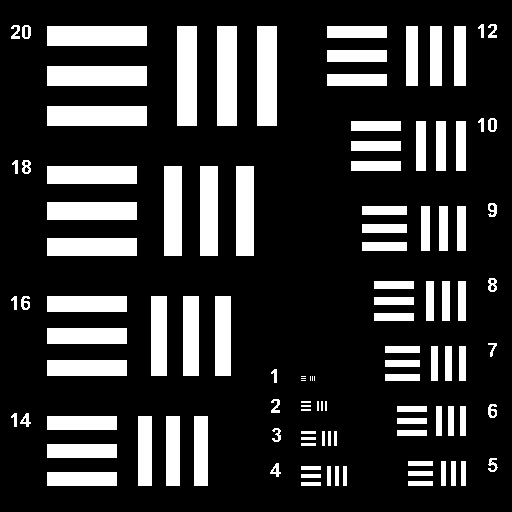
%> input picture Other/TPWFP/data_source/usaf512.png, 512 x 512 px
$ octave Demo.m   (GNU Octave 9; MATLAB toolbox functions it lacks are replaced by stand-ins)
%> lines starting %> are read from the running program, lines starting %| are printed output that depends on the picture; in (x1, y1, x2, y2) boxes, pixels count from 0 and x2, y2 are one past the last pixel; in counts of white or black regions, pixels touching at a corner belong together; the program's own positions count from 1
### Other/TPWFP/code_source/fun_FPM_Capture.m
function [sample, f_sample, im_capture, fprob_real, fprob_save, dkx, dky, kx, ky, Masks] = fun_FPM_Capture(samplename, noise, n, M_factor, fprob_flag, inputImagefolder)
%> called with n = 512, M_factor = 8, fprob_flag = 0, inputImagefolder = 'C:/Users/John/Desktop/TPWFP/inputImages'
%%%%%%%%%%%%%%%%%%%%%%%%%%%%%%%%%%%%%%%%%%%%%%%%%%%%%%%%%%%%%%%%%%%%%%%%%%%
% By Liheng Bian, Jan. 5th, 2016
% Thanks to Xiaoze Ou for offering code samples.

% Inputs:
% samplename.amplitude: amplitude image name
% samplename.phase: phase image name or 0
% noise.type: corrupted noise type
% noise.variance: variance of the noise
% n: pixels of high resolution image
% M_factor: magnification factor of the microscope imaging system
% fprob_flag: if use aberrant pupil function to generate LR images (0: no; 1: yes)

% Outputs:
% sample: high resolution sample
% f_sample: spatial spectrum of the sample
% im_capture: simulated FPM captured low resolution images
% fprob_real: utilized pupil function to capture images
% fprob_save: ideal pupil function (all ones inside the NA circle and all zeros outside the circle)
% dkx, dky: 2*pi/(psize*n)
% kx, ky: wave vectors 2pi/lambda*sin(theta)
% Masks: locations of the first pixel of each camptured images in Fourier space
%%%%%%%%%%%%%%%%%%%%%%%%%%%%%%%%%%%%%%%%%%%%%%%%%%%%%%%%%%%%%%%%%%%%%%%%%%%

%% load images
modulus = imresize(im2double(imread(samplename.amplitude)), [n n]);
%> modulus: size 512x512 double; values 0 (black) and 1 (white), 20.1% white; 111 white regions (6 under 20 px), largest, box (x1, y1, x2, y2) and area: (47, 26, 147, 46) 2000, (177, 26, 197, 126) 2000, (217, 26, 237, 126) 2000
if samplename.phase == 0
    phase = zeros([n, n]);
else
    phase = imresize(im2double(imread(samplename.phase)), [n n]);
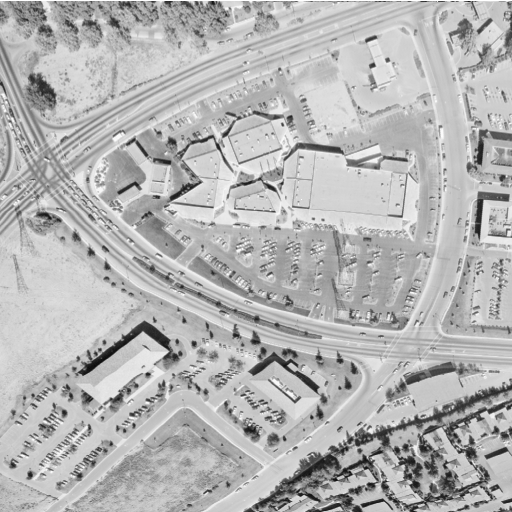
%> input picture Other/TPWFP/data_source/Map_512.tiff, 512 x 512 px
%> phase: size 512x512 double; min 0.0471, max 1, mean 0.708
    phase = phase - min(min(phase));
    phase = phase/max(max(phase));
    phase = (phase)*pi/2; % 0~pi/2
end
sample = modulus .* exp(1j*phase);
f_sample=fftshift(fft2(sample)); % low frequency in center

%% system parameters
LEDp = 4; % LED pitch distance, mm
H = 84.8; % height from LED to sample, mm
wlength = 0.625e-6; % wavelength of red light, m
NA = 0.08; % numerical aperture of the objective
psize = 0.2e-6; % pixel size in the reconstructed image, m
FOV = psize*n;
disp(['FOV = ',num2str(FOV/1e-6), ' um']);

snum = 7; % half LED numbers
snum = 2; % half LED numbers

%% calculate kx, ky for each LED (center (0,0))
centerx=0;centery=0;
xlocation=zeros(1,(2*snum+1)^2);
ylocation=zeros(1,(2*snum+1)^2);
% lightupseq=gseq(2*snum+1)-0.01;  % special light up sequence
lightupseq=(1:(2*snum+1)^2)-0.01;  % simple linear light up sequence

for tt=1:(2*snum+1)^2
    xi=centerx-snum+round(mod(lightupseq(1,tt),2*snum+1))-1;
    yi=centery-snum+floor(lightupseq(1,tt)/(2*snum+1));
    xlocation(1,tt)=xi-centerx;
    ylocation(1,tt)=yi-centery;
end;
clear tt xi yi lightupseq
dkx=2*pi/(psize*n);
dky=2*pi/(psize*n);
kx=2*pi./wlength*(xlocation*LEDp./sqrt(xlocation.^2.*LEDp.^2 + ylocation.^2.*LEDp.^2 + H.^2)); % kx = 2pi/lambda*sin(theta)   pixel shift = psize*n/lambda*sin(theta)
ky=2*pi./wlength*(ylocation*LEDp./sqrt(xlocation.^2.*LEDp.^2 + ylocation.^2.*LEDp.^2 + H.^2));

tempkx = kx;
tempky = ky;
tempkx(abs(kx)>3.152e6 | abs(ky)>3.152e6) = [];
tempky(abs(kx)>3.152e6 | abs(ky)>3.152e6) = [];
kx = tempkx;
ky = tempky;

L = length(kx);

%% capture low resolution images
NAfil=round(NA*(1/wlength)*n*psize); % pixel number of the radius in NA
mask=zeros(n,n);
[km, kn]=meshgrid(1:n,1:n);
mask((((km-n/2)/NAfil).^2+((kn-n/2)/NAfil).^2)<1)=1;
fprob_save=mask;

if fprob_flag == 1
    % use 5 orders of Zernike polynomials to simulate aberrant pupil function
    def=0.1;ax=-0.21;ay=0.13;cx=0.0;cy=0.0;
    zn=def*gzn(n,NAfil*2,0,2)+ax*gzn(n,NAfil*2,2,2)...
        +ay*gzn(n,NAfil*2,-2,2)+cx*gzn(n,NAfil*2,1,3)...
        +cy*gzn(n,NAfil*2,-1,3);
    fprob_real=mask.*exp(pi*1j.*zn);
else
    fprob_real = mask;
end

hwidth = n/M_factor/2;

Masks = zeros([L,2]);
for i = 1:size(kx,2)
    Masks(i,1) = n/2+round(kx(1,i)/dkx)-hwidth+1;
    Masks(i,2) = n/2+round(ky(1,i)/dky)-hwidth+1;
end
fmaskpro = fprob_real(n/2-hwidth+1:n/2+hwidth,n/2-hwidth+1:n/2+hwidth);
im_capture = fun_A_Real(f_sample, Masks, n/M_factor, n/M_factor, fmaskpro);
im_capture = abs(im_capture).^2;

%% add noise
if strcmp(noise.type, 'gaussian')
    im_capture=max(max(max(im_capture))) .* imnoise(im_capture/max(max(max(im_capture))),'gaussian', 0, noise.variance);
elseif strcmp(noise.type, 'speckle')
    im_capture=max(max(max(im_capture))) .* imnoise(im_capture/max(max(max(im_capture))),'speckle', noise.variance);
elseif strcmp(noise.type, 'pupillocation')
    limit = 0;
    Masks_noise = Masks;
    Masks_noise(limit:L,:) = round(Masks(limit:L,:) + randn(size(Masks(limit:L,:)))*sqrt(noise.variance));
    im_capture = A_Function_Real(f_sample, Masks_noise, n/M_factor, n/M_factor, fmaskpro);
    im_capture = abs(im_capture).^2;
end


for i = 1: size(im_capture,3)
	filename = sprintf('/capture_%03d.tif',i);
	imwrite(uint16((2^16-1)*(im_capture(:,:,i))),[inputImagefolder filename],'tif');
end

### Other/TPWFP/code_source/fun_A_Real.m
function [xx_c] = fun_A_Real(xx, Masks, n1_LR, n2_LR, fmaskpro)
%> called with n1_LR = 64, n2_LR = 64
%%%%%%%%%%%%%%%%%%%%%%%%%%%%%%%%%%%%%%%%%%%%%%%%%%%%%%%%%%%%%%%%%%%%%%%%%%%
% By Liheng Bian, Dec 20th, 2015.
% This function operates the linear transform 'A' on the signal (xx_c = A*xx, Y = |xx_c|^2)

% Inputs:
% xx: n1 * n2, original signal (HR spatial spectrum)
% Masks: L * 2 (each row indicates the location of the left-upper pixel of the LR image in Fourier space)
% n1_LR, n2_LR: pixels in each dimension of the low resolution images
% fmaskpro: pupil function

% Outputs:
% xx_c: n1_LR * n2_LR * L, sampling output (without abs)
%%%%%%%%%%%%%%%%%%%%%%%%%%%%%%%%%%%%%%%%%%%%%%%%%%%%%%%%%%%%%%%%%%%%%%%%%%%
L = size(Masks,1);
[n1, n2] = size(xx);
%> n1 = 512; n2 = 512

xx_c = zeros(n1_LR,n2_LR,L);

for k = 1:L
    index_x = Masks(k,1);
    index_y = Masks(k,2);
    xx_c(:,:,k) = xx(index_x:index_x+n1_LR-1 ,index_y:index_y+n2_LR-1); % low frequency in center
    xx_c(:,:,k) = xx_c(:,:,k) .* fmaskpro;
    xx_c(:,:,k) = xx_c(:,:,k) * n1_LR*n2_LR/n1/n2; % solve scaling problem by Mfactor
end

xx_c = ifftshift(xx_c,1);
xx_c = ifftshift(xx_c,2); % high frequency in center
xx_c = ifft2( xx_c );

end

### Other/TPWFP/code_source/fun_TPWFP_Real.m
function [z_ini, z, im_r, Relerrs] = fun_TPWFP_Real(y, Params, A, At, Masks, n1_LR, n2_LR, ini_flag, newfolder, save_sep, fmaskpro, z_groundtruth, displayflag)
%%%%%%%%%%%%%%%%%%%%%%%%%%%%%%%%%%%%%%%%%%%%%%%%%%%%%%%%%%%%%%%%%%%%%%%%%%%
% By Liheng Bian, Jan. 5th, 2016
% Adapted from the code samples from http://web.stanford.edu/~yxchen/TWF/code.html

% Inputs:
% y: captured low resolution images
% Params: algorithm parameters
% Masks: L * 2 (each row indicates the location of the left-upper pixel of the LR image in Fourier space)
% n1_LR, n2_LR: pixels in each dimension of the low resolution images
% ini_flag: initialization flag (-1: upsample version of the Low resolution image; 0: all zeros)
% newfolder: folder to save results
% save_sep % iterations to save results
% fmaskpro: pupil function
% z_groundtruth: groundtruth of the high resolution spatial spectrum
% displayflag: if display reconstruction results

% Outputs:
% z_ini: initialization of the spatial spectrum
% z: reconstructed spatial spectrum
% im_r: reconstructed sample
% Relerrs: relative error in each iteration
%%%%%%%%%%%%%%%%%%%%%%%%%%%%%%%%%%%%%%%%%%%%%%%%%%%%%%%%%%%%%%%%%%%%%%%%%%%

%% Initialization
newfolder = [newfolder '/TPWFP_ah_' num2str(Params.alpha_h) '_ini_' num2str(ini_flag)];
mkdir(newfolder);
save([newfolder '/Params.mat'],'Params');

n1 = Params.n1;
n2 = Params.n2;
L = Params.L;

if ini_flag == -1
    % find the image with largest intensity as the LR image captured under veitical light
    temp = sum(sum(y,1),2);
    lr_loc = temp == max(temp);
    z_im = sqrt( y(:,:,lr_loc) ); % take the LR image captured under veitical light as initialization
    z_im = imresize(z_im,[n1,n2]);
    z = fftshift(fft2(z_im));
elseif ini_flag == 0
    z = zeros(n1,n2);
end

z_ini = z;
im_r_ini = ifft2(ifftshift(z));

imwrite(uint8(255*(abs(im_r_ini))),[newfolder '/amp_000.jpg'],'jpg');
imwrite(uint8(255*(im_r_ini/max(max(im_r_ini)))),[newfolder '/amp_norm_000.jpg'],'jpg');

if exist('z_groundtruth','var')
    Relerrs = zeros([1+Params.T,1]);
    Relerrs(1) = norm(z_groundtruth - exp(-1i*angle(trace(z_groundtruth'*z))) * z, 'fro')/norm(z_groundtruth,'fro'); % Initial rel. error
else
    Relerrs = 0;
end

%% optimization
muf = @(t) min(1-exp(-t/Params.tau0), Params.muTWF); % Schedule for step size

if exist('z_groundtruth','var')
    if ~exist('displayflag','var') || (exist('displayflag','var') && displayflag==1)
        gcf = figure; hold on;
        title(['Relerrs TPWFP ah ' num2str(Params.alpha_h)]);
    end
end

for t = 1: Params.T,
    grad = fun_compute_grad_TPWFP_Real(z, y, Params, A, At, Masks, n1_LR, n2_LR, fmaskpro);
    z = z - muf(t) * grad;             % Gradient update

    % save results
    if mod(t,save_sep) == 0
        im_r = abs(ifft2(ifftshift(z)));
        filename = sprintf('/amp_%03d.jpg',t);
        imwrite(uint8(255*(abs(im_r))),[newfolder filename],'jpg');
        filename = sprintf('/amp_norm_%03d.jpg',t);
        imwrite(uint8(255*(abs(im_r)/max(max(abs(im_r))))),[newfolder filename],'jpg');
        im_r = ifft2(ifftshift(z));
        im_r_ang = angle(im_r)/pi;
        im_r_ang = im_r_ang - min(min(im_r_ang));
        filename = sprintf('/phase_%03d.jpg',t);
        imwrite(uint8(255*(abs(im_r_ang)/max(max(abs(im_r_ang))))),[newfolder filename],'jpg');
        fprintf(['TPWFP ' num2str(t) '\n']);
    end

    if exist('z_groundtruth','var')
        Relerrs(1+t) = norm(z_groundtruth - exp(-1i*angle(trace(z_groundtruth'*z))) * z, 'fro')/norm(z_groundtruth,'fro'); % Initial rel. error
        if ~exist('displayflag','var') || (exist('displayflag','var') && displayflag==1)
            set(groot,'CurrentFigure',gcf); plot(Relerrs(1:1+t));
            pause(0.01);
        end
    end

end

if exist('z_groundtruth','var')
    Relerrs_TPWFP = Relerrs;
    save([newfolder '/Relerrs_TPWFP.mat'],'Relerrs_TPWFP');
    if ~exist('displayflag','var') || (exist('displayflag','var') && displayflag==1)
        saveas(gcf, [newfolder '/Relerrs_TPWFP.fig']);
    end
end

im_r = ifft2(ifftshift(z));

### Other/TPWFP/Demo.m
%%%%%%%%%%%%%%%%%%%%%%%%%%%%%%%%%%%%%%%%%%%%%%%%%%%%%%%%%%%%%%%%%%%%%%%%%%%
% By Liheng Bian, Feb. 9th, 2016. Contact me: lihengbian@gmail.com.
% This demo does the simulation of Fourier ptychology, and use TPWFP to reconstruct the HR plural image.
% Ref: Liheng Bian et al., "Fourier ptychographic reconstruction using
% Poisson maximum likelihood and truncated Wirtinger gradient".
%%%%%%%%%%%%%%%%%%%%%%%%%%%%%%%%%%%%%%%%%%%%%%%%%%%%%%%%%%%%%%%%%%%%%%%%%%%
clear; close all; clc;
addpath(genpath(pwd));

%% FPM simulation parameters
samplename.amplitude = 'Lena_512.png';
samplename.amplitude = 'usaf512.png';
samplename.phase = 'Map_512.tiff';

noise.type = 'gaussian';
noise.variance = 0.002^2;

n = 512; % pixels of high resolution image
M_factor=8; % magnification factor
fprob_flag = 0; % if use aberrant pupil function to generate LR images

newfolder = ['C:/Users/John/Desktop/TPWFP/data_reconstruction/Noise_' num2str(noise.type) '_' num2str(noise.variance) '_Probe_' num2str(fprob_flag) '_Amp_' samplename.amplitude '_Phase_' num2str(samplename.phase)];
mkdir(newfolder);

inputImagefolder = ['C:/Users/John/Desktop/TPWFP/inputImages'];
mkdir(inputImagefolder);


%% generate captured images
[sample, f_sample , im_capture, fprob_real, fprob_save, dkx, dky, kx, ky, Masks] = fun_FPM_Capture(samplename, noise, n, M_factor, fprob_flag, inputImagefolder);
%> the loop in fun_FPM_Capture, `for i = 1: size(im_capture,3)` made 25 passes
%> filename on passes 1 to 12: '/capture_001.tif', '/capture_002.tif', '/capture_003.tif', '/capture_004.tif', '/capture_005.tif', '/capture_006.tif', '/capture_007.tif', '/capture_008.tif', '/capture_009.tif', '/capture_010.tif', '/capture_011.tif', '/capture_012.tif'
%> pass 1, in fun_FPM_Capture, `imwrite(uint16((2^16-1)*(im_capture(:,:,i))),[inputImagefolder filenam..`:
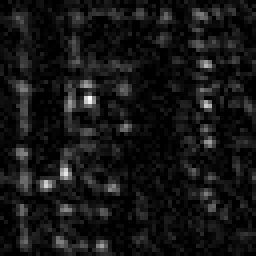
%> saved as capture_001.tif: size 64x64 uint16 (shown 4 times larger); min 0, max 2922, mean 245.6; drawn with min black and max white
%> pass 2, in fun_FPM_Capture, `imwrite(uint16((2^16-1)*(im_capture(:,:,i))),[inputImagefolder filenam..`:
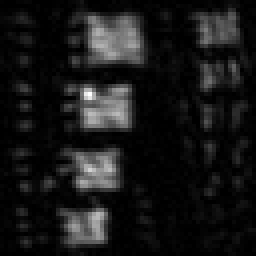
%> saved as capture_002.tif: size 64x64 uint16 (shown 4 times larger); min 0, max 13548, mean 1276.3; drawn with min black and max white
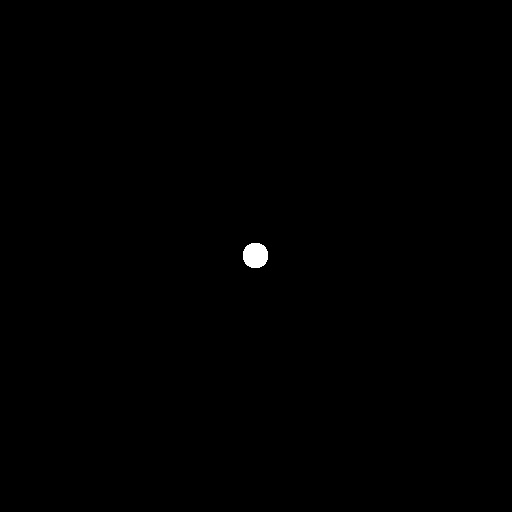
%> fprob_real: size 512x512 double; values 0 (black) and 1 (white), 0.2% white; 1 white region, box (x1, y1, x2, y2) and area: (243, 243, 268, 268) 517
%> dkx = 61359.2; dky = 61359.2; kx = 25 values, max 944212.9 at index 15, min -944212.9 at index 11, mean 0; ky = 25 values, max 944212.9 at index 23, min -944212.9 at index 3, mean -4.66e-12; Masks = 25 rows, first 12: [210 210; 217 210; 225 210; 233 210; 240 210; 210 217; 217 217; 225 217; 233 217; 240 217; 210 225; 217 225]

figure;
subplot(1,2,1),imshow(abs(sample),[]); title('groundtruth amplitude');
subplot(1,2,2),imshow(angle(sample),[]); title('groundtruth phase');
%> after `imshow(angle(sample),[])`:
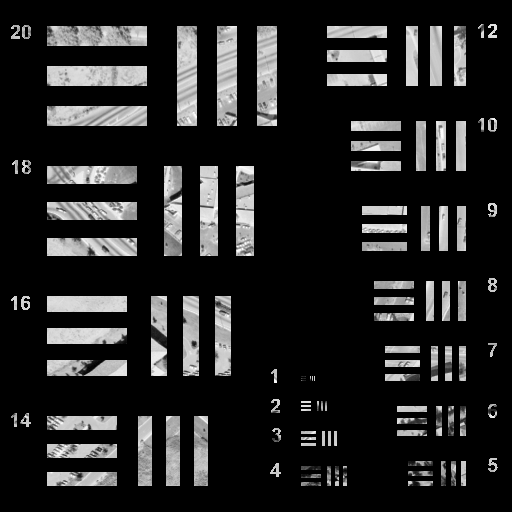
%> displayed picture: size 512x512, on the screen's scale of 0 to 255; min 0, max 255, mean 36.4


% Read images from disk
%%
imglist = dir([inputImagefolder,'/*.tif']);
fprintf(['loading the images...\n']);
count = 0;
Iall = zeros(size(im_capture));
WhichImages = 1:length(imglist);
for m = 1:length(imglist)
    if(find(WhichImages == m))
        count = count + 1;
        fprintf(['loading ',imglist(m).name, '\n']);
        fn = [inputImagefolder,'/',imglist(m).name];
        % all image data
        img = imread(fn);
        Iall(:,:,count) = img;
    end
end
im_capture = double(Iall)/(2^16-1);
fprintf(['\nfinish loading images\n']);


%%
save([newfolder '/sample.mat'],'sample');
save([newfolder '/im_capture.mat'],'im_capture');
save([newfolder '/fprob_real.mat'],'fprob_real');
save([newfolder '/fprob_save.mat'],'fprob_save');
save([newfolder '/dkx.mat'],'dkx');
save([newfolder '/dky.mat'],'dky');
save([newfolder '/kx.mat'],'kx');
save([newfolder '/ky.mat'],'ky');

imwrite(uint8(255*(abs(sample)/max(max(abs(sample))))),[newfolder '/sample_amp.jpg'],'jpg');
im_r_ang = angle(sample)/pi;
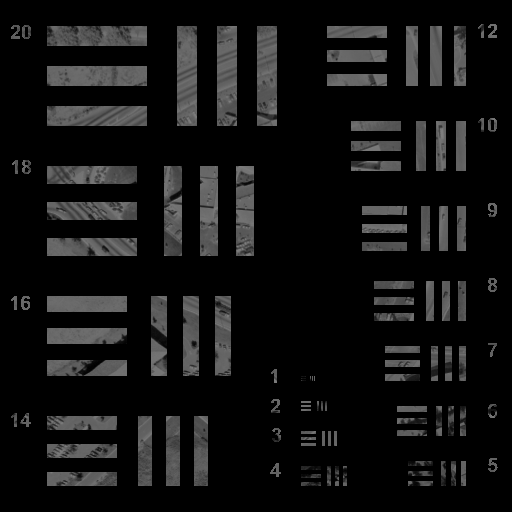
%> im_r_ang: size 512x512 double; min 0, max 0.494, mean 0.0705
im_r_ang = im_r_ang - min(min(im_r_ang));
imwrite(uint8(255*(abs(im_r_ang)/max(max(abs(im_r_ang))))),[newfolder '/sample_phase.jpg'],'jpg');

hwidth = n/M_factor/2;

if fprob_flag == 1
    temp = fprob_real(n/2-hwidth+1:n/2+hwidth,n/2-hwidth+1:n/2+hwidth);
    imwrite(uint8(255*(abs(temp)/max(max(abs(temp))))),[newfolder '/probe_real_amp.jpg'],'jpg');
    im_r_ang = angle(temp)/pi;
    im_r_ang = im_r_ang - min(min(im_r_ang));
    imwrite(uint8(255*(abs(im_r_ang)/max(max(abs(im_r_ang))))),[newfolder '/probe_real_phase.jpg'],'jpg');
end

%% TPWFP reconstruction

ini_flag = -1; % initialization flag (-1: upsample version of the Low resolution image; 0: all zeros)
save_sep_Poisson = 10; % iterations to save results

Y = im_capture;
[n1_LR, n2_LR, L] = size(Y);
%> n1_LR = 64; n2_LR = 64; L = 25
n1 = n1_LR * M_factor;
%> n1 = 512
n2 = n2_LR * M_factor;
%> n2 = 512
hwidth = n/M_factor/2;
fmaskpro = fprob_save(n/2-hwidth+1:n/2+hwidth,n/2-hwidth+1:n/2+hwidth);
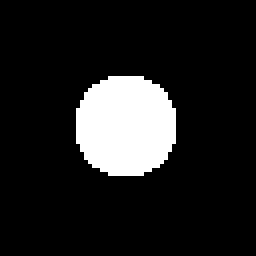
%> fmaskpro: size 64x64 double (shown 4 times larger); values 0 (black) and 1 (white), 12.6% white; 1 white region, box (x1, y1, x2, y2) and area: (19, 19, 44, 44) 517
A = @fun_A_Real;
At = @fun_At_Real;

% Set Parameters
if exist('Params')                == 0,  Params.n1          = n1;  end
%> after `Params.n1 = n1`: Params.n1 = 512
if isfield(Params, 'n2')          == 0,  Params.n2          = n2;  end             % signal dimension
%> after `Params.n2 = n2`: Params.n2 = 512
if isfield(Params, 'L')           == 0,  Params.L           = L;   end             % number of measurements
%> after `Params.L = L`: Params.L = 25
if isfield(Params, 'alpha_h')     == 0,  Params.alpha_h     = 25/8;    end
if isfield(Params, 'tau0')        == 0,  Params.tau0        = 330/8;  end     % Time constant for step size
if isfield(Params, 'muTWF')       == 0,  Params.muTWF       = 0.1/8;  end     % step size of TWF
if isfield(Params, 'T')           == 0,  Params.T           = 100;  end    	% number of iterations
if isfield(Params, 'npower_iter') == 0,  Params.npower_iter = 50;   end		% number of power iterations
Params.m = n1_LR * n2_LR * L;
%> Params.m = 102400

[z_ini, z, im_r, Relerrs_TWFP] = fun_TPWFP_Real(Y, Params, A, At, Masks, n1_LR, n2_LR, ini_flag, newfolder, save_sep_Poisson, fmaskpro, f_sample);
%> in fun_TPWFP_Real, `temp = sum(sum(y,1),2);`: temp = 25 values from 0 to 0
%> in fun_TPWFP_Real, `lr_loc = temp == max(temp);`: lr_loc = 25 logical values, 25 true
%> the run ends on the next line
